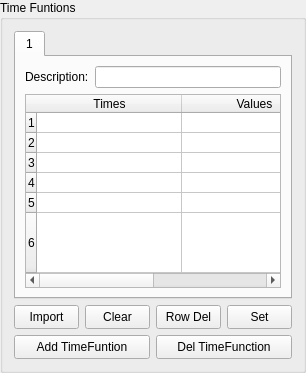
         <widget class="QGroupBox" name="groupBox">
          <property name="title">
           <string>Time Funtions</string>
          </property>
          <layout class="QVBoxLayout" name="verticalLayout_26">
           <item>
            <layout class="QHBoxLayout" name="horizontalLayout_GI17">
             <item>
              <widget class="QTabWidget" name="TimefunctionTabwidgetGI">
               <property name="mouseTracking">
                <bool>true</bool>
               </property>
               <property name="tabletTracking">
                <bool>true</bool>
               </property>
               <property name="currentIndex">
                <number>0</number>
               </property>
               <property name="tabsClosable">
                <bool>false</bool>
               </property>
               <widget class="QWidget" name="timefunction_1">
                <attribute name="title">
                 <string>1</string>
                </attribute>
                <layout class="QVBoxLayout" name="verticalLayout_27">
                 <item>
                  <layout class="QHBoxLayout" name="horizontalLayout_timefunction">
                   <item>
                    <widget class="QLabel" name="label_288">
                     <property name="text">
                      <string>Description:</string>
                     </property>
                    </widget>
                   </item>
                   <item>
                    <widget class="QLineEdit" name="lineEdit_2"/>
                   </item>
                  </layout>
                 </item>
                 <item>
                  <widget class="QTableWidget" name="tableWidget_GI2">
                   <property name="sizePolicy">
                    <sizepolicy hsizetype="Expanding" vsizetype="Expanding">
                     <horstretch>0</horstretch>
                     <verstretch>0</verstretch>
                    </sizepolicy>
                   </property>
                   <property name="minimumSize">
                    <size>
                     <width>100</width>
                     <height>150</height>
                    </size>
                   </property>
                   <property name="maximumSize">
                    <size>
                     <width>16666666</width>
                     <height>16777215</height>
                    </size>
                   </property>
                   <property name="autoScroll">
                    <bool>true</bool>
                   </property>
                   <property name="editTriggers">
                    <set>QAbstractItemView::AnyKeyPressed|QAbstractItemView::CurrentChanged|QAbstractItemView::EditKeyPressed|QAbstractItemView::SelectedClicked</set>
                   </property>
                   <property name="selectionMode">
                    <enum>QAbstractItemView::SingleSelection</enum>
                   </property>
                   <property name="selectionBehavior">
                    <enum>QAbstractItemView::SelectRows</enum>
                   </property>
                   <property name="textElideMode">
                    <enum>Qt::ElideMiddle</enum>
                   </property>
                   <attribute name="horizontalHeaderMinimumSectionSize">
                    <number>20</number>
                   </attribute>
                   <attribute name="horizontalHeaderDefaultSectionSize">
                    <number>145</number>
                   </attribute>
                   <attribute name="horizontalHeaderStretchLastSection">
                    <bool>true</bool>
                   </attribute>
                   <attribute name="verticalHeaderMinimumSectionSize">
                    <number>20</number>
                   </attribute>
                   <attribute name="verticalHeaderDefaultSectionSize">
                    <number>20</number>
                   </attribute>
                   <attribute name="verticalHeaderStretchLastSection">
                    <bool>true</bool>
                   </attribute>
                   <row>
                    <property name="text">
                     <string>1</string>
                    </property>
                   </row>
                   <row>
                    <property name="text">
                     <string>2</string>
                    </property>
                   </row>
                   <row>
                    <property name="text">
                     <string>3</string>
                    </property>
                   </row>
                   <row>
                    <property name="text">
                     <string>4</string>
                    </property>
                   </row>
                   <row>
                    <property name="text">
                     <string>5</string>
                    </property>
                   </row>
                   <row>
                    <property name="text">
                     <string>6</string>
                    </property>
                   </row>
                   <column>
                    <property name="text">
                     <string>Times</string>
                    </property>
                   </column>
                   <column>
                    <property name="text">
                     <string>Values</string>
                    </property>
                   </column>
                  </widget>
                 </item>
                </layout>
               </widget>
              </widget>
             </item>
            </layout>
           </item>
           <item>
            <layout class="QHBoxLayout" name="horizontalLayout_GI21">
             <item>
              <widget class="QPushButton" name="TF_Tb1_imp_GI">
               <property name="sizePolicy">
                <sizepolicy hsizetype="Preferred" vsizetype="Preferred">
                 <horstretch>0</horstretch>
                 <verstretch>0</verstretch>
                </sizepolicy>
               </property>
               <property name="minimumSize">
                <size>
                 <width>65</width>
                 <height>24</height>
                </size>
               </property>
               <property name="maximumSize">
                <size>
                 <width>65</width>
                 <height>24</height>
                </size>
               </property>
               <property name="text">
                <string>Import</string>
               </property>
              </widget>
             </item>
             <item>
              <widget class="QPushButton" name="TF_Tb1_imp_GI_3">
               <property name="sizePolicy">
                <sizepolicy hsizetype="Preferred" vsizetype="Preferred">
                 <horstretch>0</horstretch>
                 <verstretch>0</verstretch>
                </sizepolicy>
               </property>
               <property name="minimumSize">
                <size>
                 <width>65</width>
                 <height>24</height>
                </size>
               </property>
               <property name="maximumSize">
                <size>
                 <width>65</width>
                 <height>24</height>
                </size>
               </property>
               <property name="text">
                <string>Clear</string>
               </property>
              </widget>
             </item>
             <item>
              <widget class="QPushButton" name="TF_Tb1_imp_GI_2">
               <property name="sizePolicy">
                <sizepolicy hsizetype="Preferred" vsizetype="Preferred">
                 <horstretch>0</horstretch>
                 <verstretch>0</verstretch>
                </sizepolicy>
               </property>
               <property name="minimumSize">
                <size>
                 <width>65</width>
                 <height>24</height>
                </size>
               </property>
               <property name="maximumSize">
                <size>
                 <width>65</width>
                 <height>24</height>
                </size>
               </property>
               <property name="text">
                <string>Row Del</string>
               </property>
              </widget>
             </item>
             <item>
              <widget class="QPushButton" name="pushButton_GI8">
               <property name="sizePolicy">
                <sizepolicy hsizetype="Preferred" vsizetype="Preferred">
                 <horstretch>0</horstretch>
                 <verstretch>0</verstretch>
                </sizepolicy>
               </property>
               <property name="minimumSize">
                <size>
                 <width>65</width>
                 <height>24</height>
                </size>
               </property>
               <property name="maximumSize">
                <size>
                 <width>65</width>
                 <height>24</height>
                </size>
               </property>
               <property name="text">
                <string>Set</string>
               </property>
              </widget>
             </item>
            </layout>
           </item>
           <item>
            <layout class="QHBoxLayout" name="horizontalLayout_GI16">
             <item>
              <widget class="QPushButton" name="Tab_add_GI">
               <property name="sizePolicy">
                <sizepolicy hsizetype="Preferred" vsizetype="Preferred">
                 <horstretch>0</horstretch>
                 <verstretch>0</verstretch>
                </sizepolicy>
               </property>
               <property name="minimumSize">
                <size>
                 <width>65</width>
                 <height>24</height>
                </size>
               </property>
               <property name="maximumSize">
                <size>
                 <width>150</width>
                 <height>24</height>
                </size>
               </property>
               <property name="text">
                <string>Add TimeFuntion</string>
               </property>
              </widget>
             </item>
             <item>
              <widget class="QPushButton" name="Tab_del_GI">
               <property name="sizePolicy">
                <sizepolicy hsizetype="Preferred" vsizetype="Preferred">
                 <horstretch>0</horstretch>
                 <verstretch>0</verstretch>
                </sizepolicy>
               </property>
               <property name="minimumSize">
                <size>
                 <width>65</width>
                 <height>24</height>
                </size>
               </property>
               <property name="maximumSize">
                <size>
                 <width>150</width>
                 <height>24</height>
                </size>
               </property>
               <property name="text">
                <string>Del TimeFunction</string>
               </property>
              </widget>
             </item>
            </layout>
           </item>
          </layout>
         </widget>
